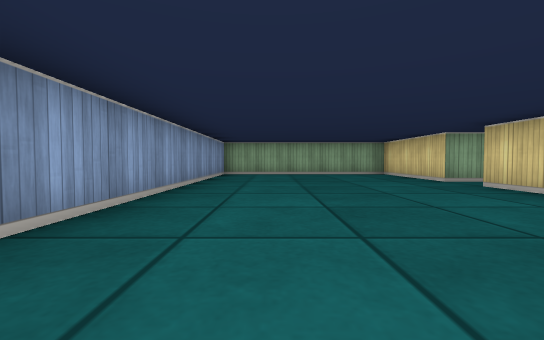
[1] (above)

20 first-person views from a walk through a cub3D ray-caster map. The camera is about half as high as the walls, tilts 2° down and sees 90° across. The floor is counted in squares. Each view is taken from the middle of a square. On the plan, view 1 faces up. The plan holds only what a view shows up to about 9 squares ahead; the rest is blank.

[2]
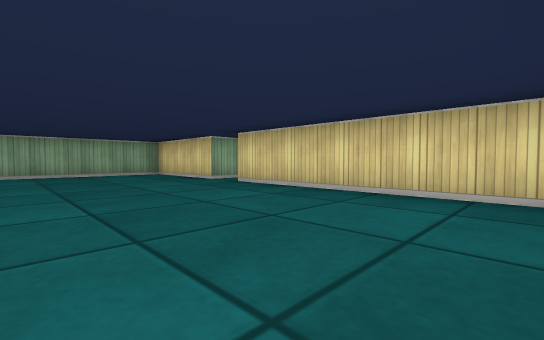

[3]
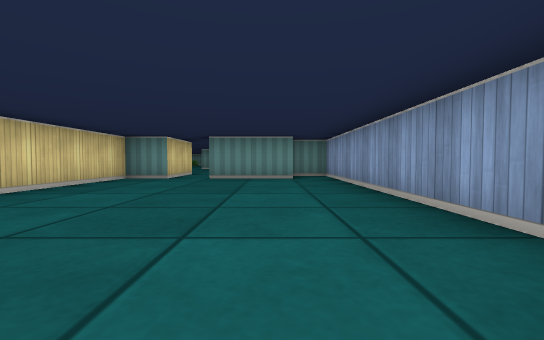

[4]
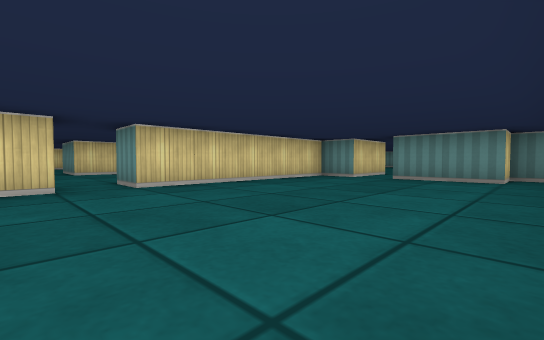

[5]
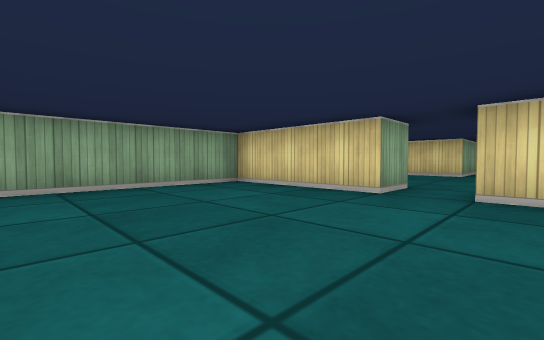

[6]
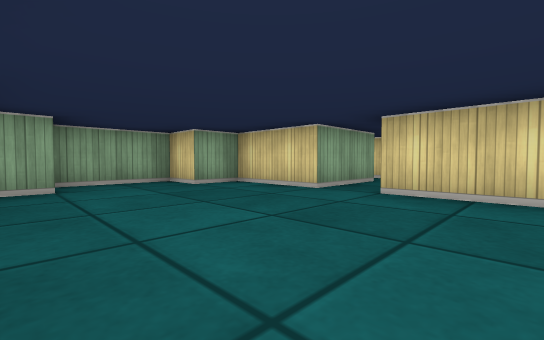

[7]
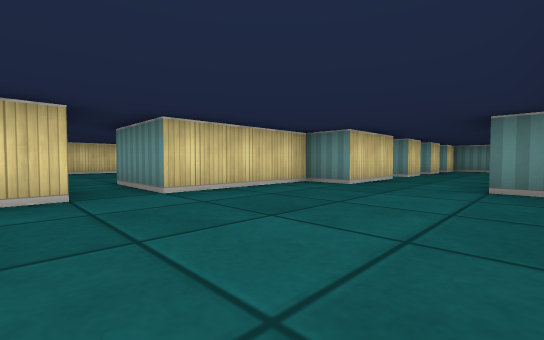

[8]
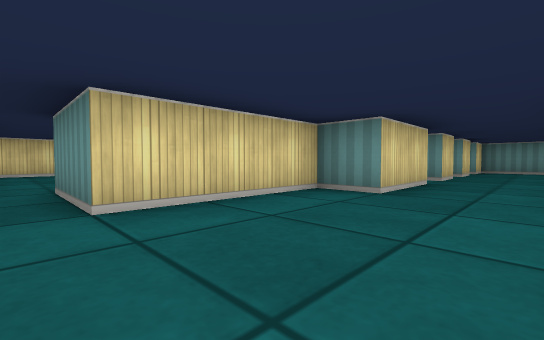

[9]
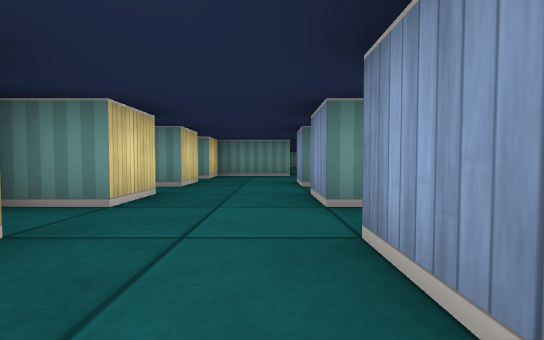

[10]
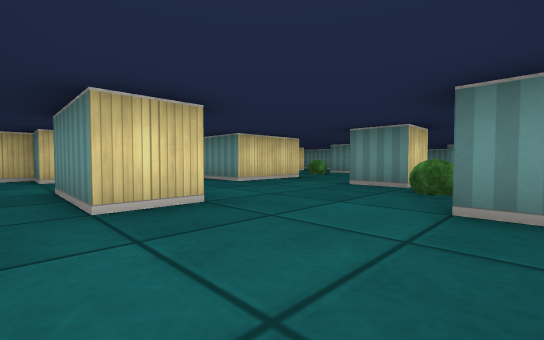

[11]
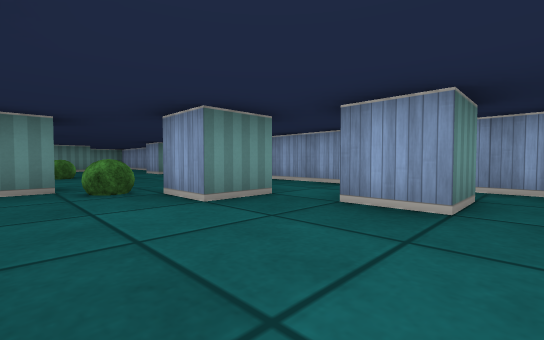

[12]
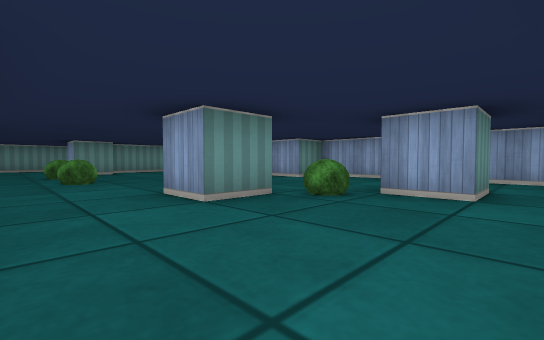

[13]
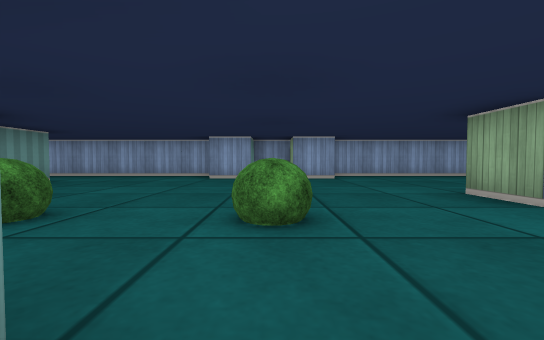

[14]
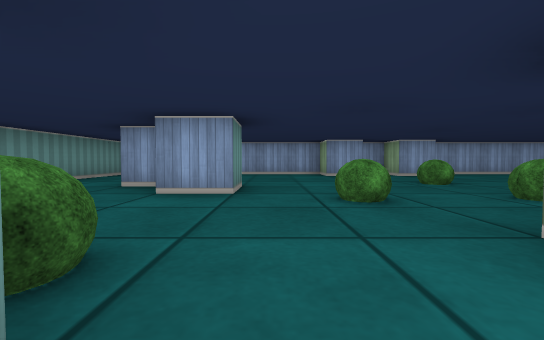

[15]
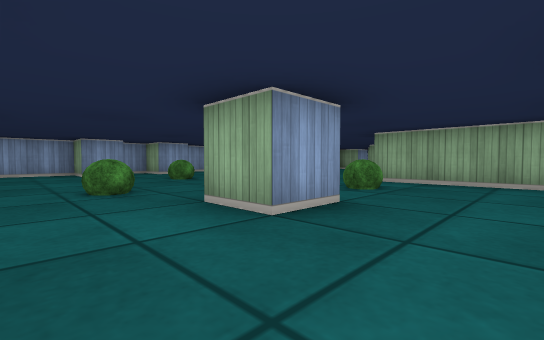

[16]
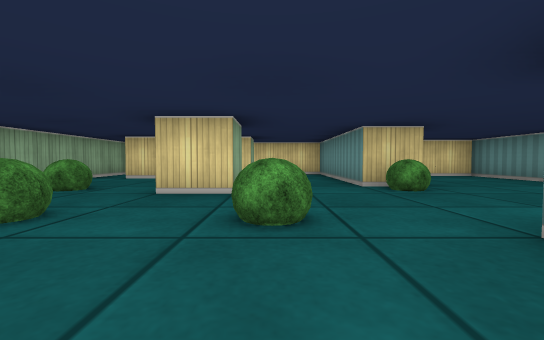

[17]
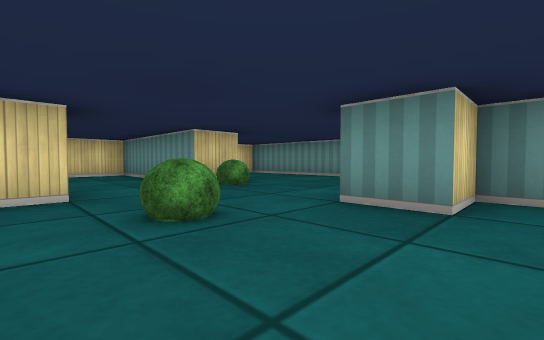

[18]
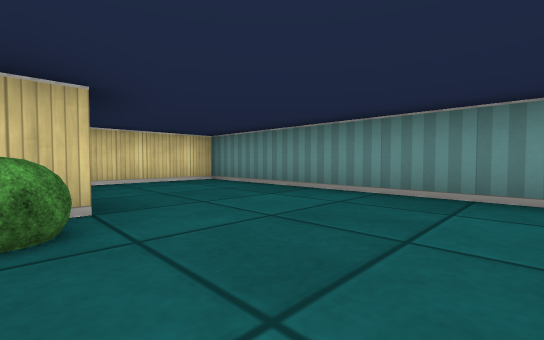

[19]
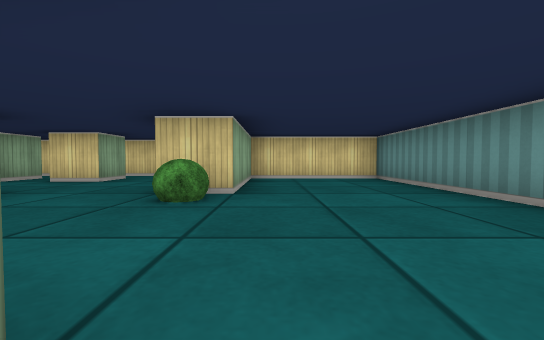

[20]
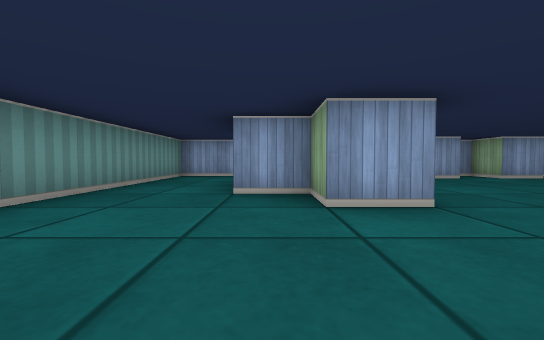

### Floor plan
Points are (right, up) in squares from view 1. A wall is a line through its corners. A room is listed if a view was taken in it or the views show most of it. See-through windows are left out.
Room 1 (views 1, 2, 3, 4, 5)
walls: (3.5, 5.5) (3.5, 8.5) (-1.5, 8.5) (-1.5, -1.5) (-0.5, -1.5) (-0.5, -0.5) (1.5, -0.5); (2.5, -1.5) (2.5, -0.5) (3.5, -0.5) (3.5, 4.5)
ways out: opening at (4, 5) to room 2; opening at (2, -2) to room 4
Room 2 (views 6, 7, 8)
walls: (4.6, 5.5) (3.5, 5.5); (5.6, 7.5) (4.9, 7.5); (3.5, 4.5) (4.5, 4.5); (8.5, 5.5) (8.5, 7.5) (7.5, 7.5) (7.5, 8.5) (5.5, 8.5); (4.9, 1.5) (5.5, 1.5); (7.5, 1.5) (8.5, 1.5) (8.5, 4.5)
ways out: opening at (4, 5) to room 1; opening at (6.5, 0.5) to room 3; opening at (9.5, 5)
Room 3 (view 9)
walls: (5.5, -1.5) (5.5, -2.5); (7.5, -0.6) (7.5, 1.5); (5.5, 0.6) (5.5, -0.5); (7.5, -2.5) (7.5, -1.5) (8.5, -1.5)
ways out: opening at (6.5, 0.5) to room 2; opening at (6.5, -2) to room 6
Room 4 (views 10, 11, 12)
walls: (3.5, -4.6) (3.5, -3.5); (0.5, -5.5) (1.5, -5.5) (1.5, -6.5); (2.5, -7.5) (3.5, -7.5); (2.5, -2.5) (2.5, -1.5); (-0.5, -3.5) (0.5, -3.5) (0.5, -4.5); (-1.5, -2.9) (-1.5, -7.5); (5.5, -7.5) (5.5, -6.5) (7.5, -6.5) (7.5, -5.5)
ways out: opening at (2, -2) to room 1; opening at (-0.5, -8) to room 5; opening at (4.5, -8) to room 5; opening at (4.5, -3) to room 6; opening at (6.5, -4) to room 6; opening at (8, -5)
objects: bush (2, -7)
Room 5 (views 13, 14, 15, 16, 17, 18, 19, 20)
walls: (6.5, -11.4) (6.5, -12.5) (5.5, -12.5) (5.5, -11.5); (0.5, -15.5) (2.5, -15.5) (2.5, -14.5) (3.5, -14.5) (3.5, -15.5) (2.5, -15.5) (2.5, -16.5); (-1.2, -11.5) (-0.5, -11.5) (-0.5, -12.5) (-1.5, -12.5) (-1.5, -18.5) (9.5, -18.5) (9.5, -15.5) (6.5, -15.5) (6.5, -14.5) (10.5, -14.5) (10.5, -11.9); (3.5, -7.5) (3.5, -8.5) (2.5, -8.5) (2.5, -7.5); (9.5, -12.5) (8.5, -12.5) (8.5, -11.5); (9.5, -10.5) (8.5, -10.5) (8.5, -9.5); (-1.5, -7.5) (-1.5, -9.5) (-0.5, -9.5) (-0.5, -10.5) (-1.5, -10.5) (-1.5, -11.5); (10.4, -8.5) (5.5, -8.5) (5.5, -7.5)
ways out: opening at (-0.5, -8) to room 4; opening at (4.5, -8) to room 4
objects: bush (2, -11); bush (4, -13); bush (4, -11); bush (6, -15); bush (6, -10)
Room 6 (no view inside)
walls: (7.5, -4.5) (7.5, -3.5) (8.5, -3.5) (8.5, -3); (3.5, -3.5) (5.5, -3.5) (5.5, -4.5)
ways out: opening at (6.5, -2) to room 3; opening at (4.5, -3) to room 4; opening at (6.5, -4) to room 4

Where each view was taken, in squares from view 1:
view 1: 0 up, 0 right, facing up
view 2: 0 up, 0 right, facing up-right
view 3: 6 up, 0 right, facing down
view 4: 6 up, 1 left, facing down-right
view 5: 4 up, 0 right, facing up-right
view 6: 3 up, 5 right, facing up-right
view 7: 6 up, 5 right, facing down-right
view 8: 5 up, 6 right, facing down-right
view 9: 1 up, 6 right, facing down
view 10: 3 down, 1 right, facing down-right
view 11: 3 down, 3 right, facing down-left
view 12: 5 down, 5 right, facing down-left
view 13: 11 down, 6 right, facing left
view 14: 14 down, 7 right, facing left
view 15: 14 down, 8 right, facing up-left
view 16: 13 down, 2 right, facing right
view 17: 12 down, 2 right, facing down-right
view 18: 15 down, 4 right, facing down-right
view 19: 16 down, 3 right, facing right
view 20: 16 down, 6 right, facing left
